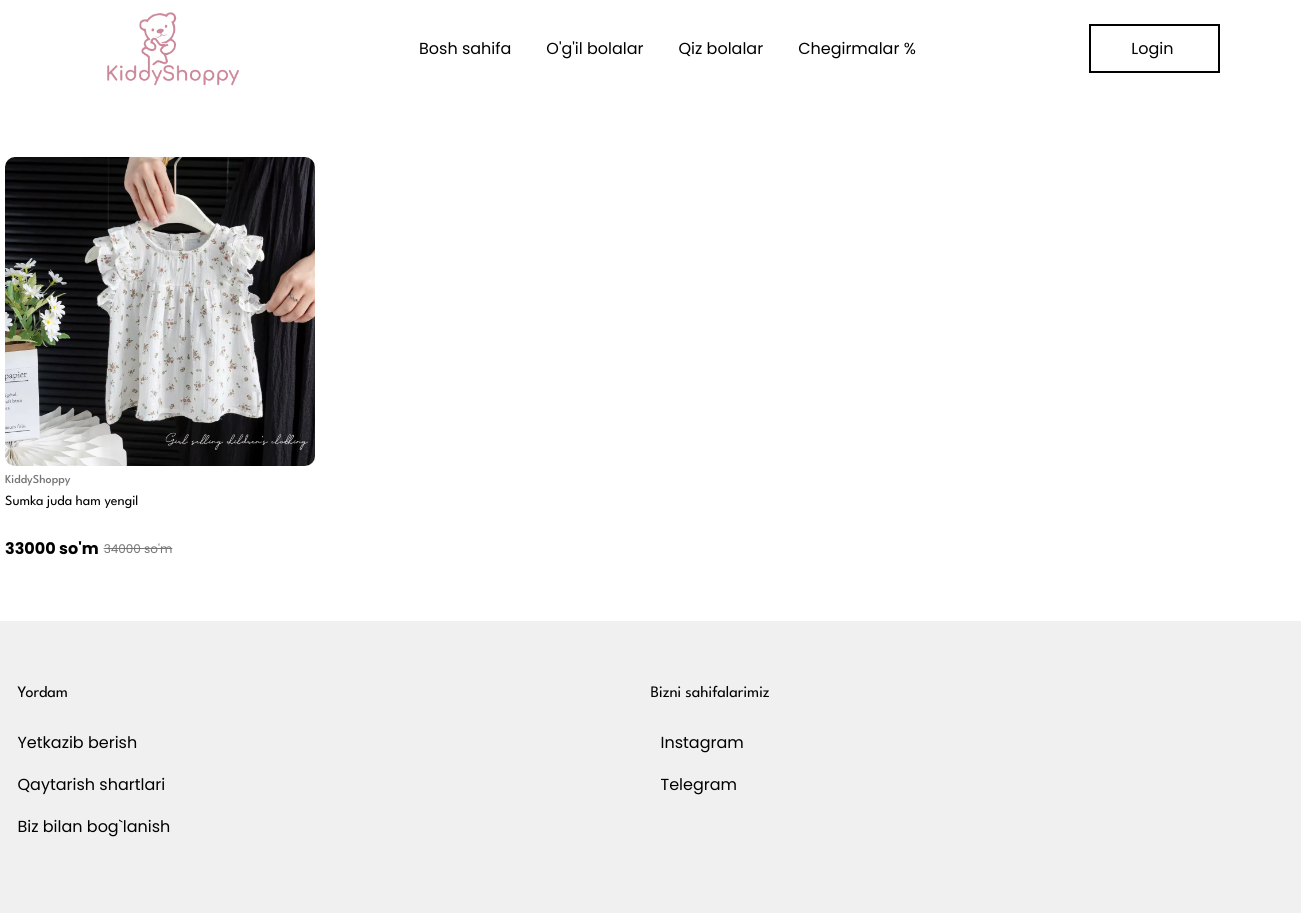
The app's page /filter/ogil/, older data.
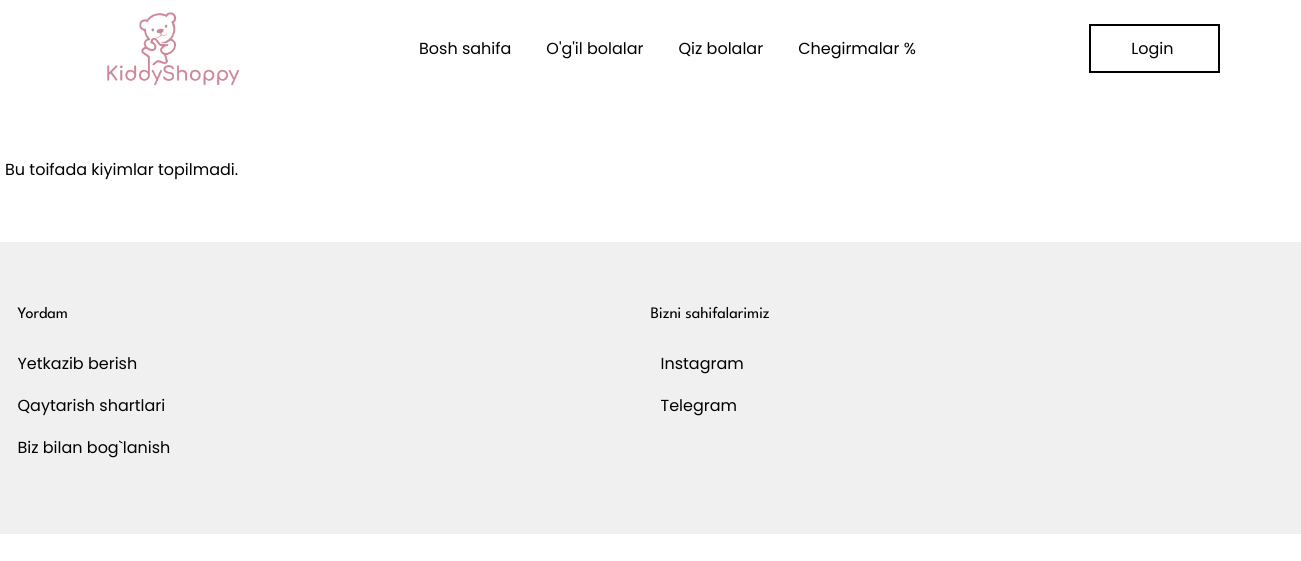
The same page, newer data.
### base/models.py (models this page shows, shortened)
class Main_Kiyim(models.Model):
    YOSH_CHOICES = [
        ('1', '1 oylik'),
        ('2', '2 oylik'),
        ('3', '3 oylik'),
        ('4', '4 oylik'),
        ('5', '5 oylik'),
        ('6', '6 oylik'),
        ('7', '7 oylik'),
        ('8', '8 oylik'),
        ('9', '9 oylik'),
    ]
    yoshi = models.CharField(
        max_length=2,
        choices=YOSH_CHOICES,
        blank=True,
        null=True,
        verbose_name="Bolalar yoshi"
    )
    GENDER_CHOICES = [
        ('qiz', 'Qiz bola'),
        ('ogil', 'O‘g‘il bola'),
    ]
    jinsi = models.CharField(
        max_length=5,
        choices=GENDER_CHOICES,
        default='qiz',
        verbose_name="Jinsi",
        help_text="Qiz bola yoki o‘g‘il bola uchun"
    )
    pre_balandligi = models.CharField("PRE balandligi", max_length=50, blank=True, null=True)
    pre_kilogrami = models.CharField("PRE kilogrami", max_length=50, blank=True, null=True)
    nb_balandligi = models.CharField("NB balandligi", max_length=50, blank=True, null=True)
    nb_kilogrami = models.CharField("NB kilogrami", max_length=50, blank=True, null=True)
    m3_balandligi = models.CharField("3M balandligi", max_length=50, blank=True, null=True)
    m3_kilogrami = models.CharField("3M kilogrami", max_length=50, blank=True, null=True)
    m6_balandligi = models.CharField("6M balandligi", max_length=50, blank=True, null=True)
    m6_kilogrami = models.CharField("6M kilogrami", max_length=50, blank=True, null=True)
    m9_balandligi = models.CharField("9M balandligi", max_length=50, blank=True, null=True)
    m9_kilogrami = models.CharField("9M kilogrami", max_length=50, blank=True, null=True)
    main_img = models.ImageField(upload_to='kiyimlar/', blank=True, null=True)
    birinchi_img = models.ImageField(upload_to='kiyimlar/', blank=True, null=True)
    ikkinchi_img = models.ImageField(upload_to='kiyimlar/', blank=True, null=True)
    tavsifi = models.CharField(max_length=100)
    narhi = models.PositiveIntegerField()
    skidkasi = models.PositiveIntegerField(
    blank=True,
    null=True,
    verbose_name="Chegirma (%)",
    help_text="Chegirma foizi, agar yo'q bo‘lsa bo‘sh qoldiring"
    )
    balandligi = models.CharField(max_length=200, null=True, blank=True)
    kilogrami = models.CharField(max_length=50, null=True, blank=True)
    kiyim_haqida = models.TextField(null=True, blank=True)
    birinchi_xususiyati = models.CharField(max_length=50, null=True, blank=True)
    ikkinchi_xususiyati = models.CharField(max_length=50, null=True, blank=True)
    uchunchi_xususiyati = models.CharField(max_length=50, null=True, blank=True)
    tortinchi_xususiyati = models.CharField(max_length=50, null=True, blank=True)
    beshinchi_xususiyati = models.CharField(max_length=50, null=True, blank=True)
    oltinchi_xususiyati = models.CharField(max_length=50, null=True, blank=True)
    class Meta:
        verbose_name = "Asosiy kiyim"
        verbose_name_plural = "Asosiy kiyimlar"
        ordering = ['-id']

### base/views.py (the view)
# urls.py: path('filter/<str:jinsi>/', kiyimlar_view, name='jins_filter'),
def kiyimlar_view(request, jinsi=None):
    if jinsi in ['qiz', 'ogil']:
        kiyimlar = Main_Kiyim.objects.filter(jinsi=jinsi)
    else:
        kiyimlar = Main_Kiyim.objects.all()
    return render(request, 'kiyimlar.html', {
        'kiyimlar': kiyimlar,
        'tanlangan_jins': jinsi
    })

### base/templates/kiyimlar.html (shortened to what this page needs)
{% extends 'base.html' %}
{% load static %}
{% block content %}
<body>
    <div class="products">
        {% for kiyim in kiyimlar %}
        <div class="product_card">
            <a href="{% url 'detail' kiyim.id %}">
                <div class="product_card_info">
                    <img src="{{ kiyim.main_img.url }}" alt="baby-clothes" width="310" height="400">
                    <h4>KiddyShoppy</h4>
                    <h3>{{ kiyim.tavsifi }}</h3>
                    <div class="product_card_info_price">
                        <p class="new_price">{{ kiyim.narhi }} so'm</p>
                        <p class="old_price">{{ kiyim.skidkasi }} so'm</p>
                    </div>
                </div>
            </a>
        </div>
        {% empty %}
        <p>Bu toifada kiyimlar topilmadi.</p>
        {% endfor %}
    </div>
</body>
{% endblock %}

Row changes from the older to the newer data that the page shows:
removed Main_Kiyim: main_img (picture), tavsifi "Sumka juda ham yengil", narhi "33000", skidkasi "34000"
Text that changed along with them:
text now shown: "Bu toifada kiyimlar topilmadi."
